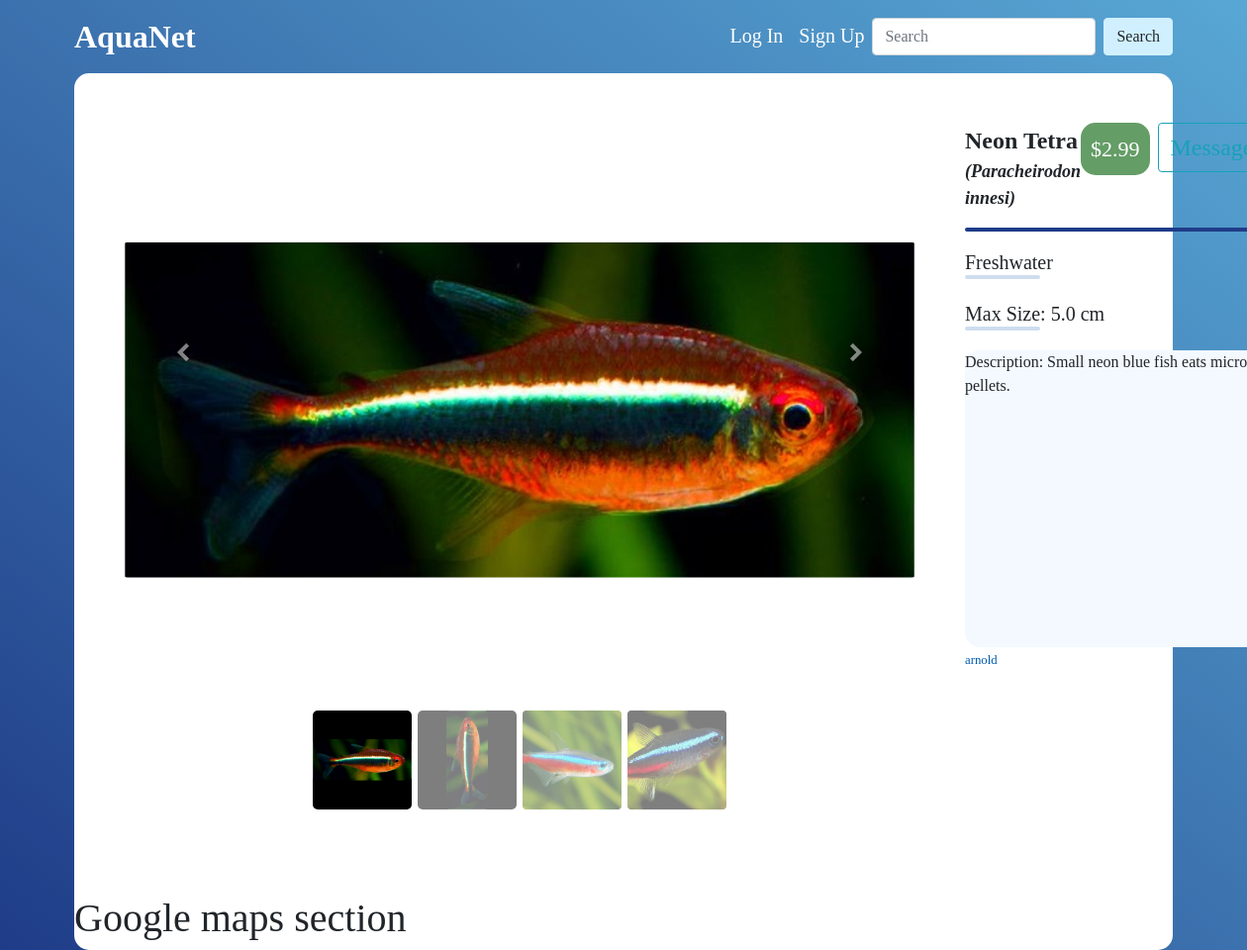
/species/4/, run on the app's committed database.
### speciesprofile/models.py (models this page shows, shortened)
class ProfileImage(models.Model):
    profile = models.ForeignKey(Profile, on_delete=models.CASCADE)
    image = models.ImageField(upload_to='species-images', blank=True)
    order = models.IntegerField(default=-1)
    aspect_ratio = models.FloatField(null=True, blank=True, default=None)

class Profile(models.Model):
    common_name = models.CharField(max_length=200, blank=True)
    species = models.CharField(max_length=200)
    max_size = models.FloatField()
    water_type = models.CharField(max_length=10, choices=WATER_TYPE)
    for_sale = models.BooleanField(default=True)
    price = models.FloatField(null=True, blank=True, default=None)
    description = models.TextField(blank=True)
    publish_date = models.DateTimeField(default=timezone.now)
    author = models.ForeignKey(User, on_delete=models.CASCADE)
    thumbnail = models.ImageField(upload_to='species-images', blank=True, default=None)
    thumbnail_aspect_ratio = models.FloatField(null=True, blank=True, default=None)
    def get_author_image_url(self):
        return get_user_image_url(self.author)

### speciesprofile/views.py (the view)
# urls.py: path('species/<int:pk>/', views.SpeciesDetailView.as_view(), name='detail'),
class SpeciesDetailView(DetailView):
    model = Profile
    template_name = 'speciesprofile/detail.html'
    def get_context_data(self, *, object_list=None, **kwargs):
        context = super(SpeciesDetailView, self).get_context_data(**kwargs)
        profile = self.get_object()
        author = profile.author
        thread_exists = False
        if self.request.user.is_authenticated:
            user = self.request.user
            if (does_thread_exist(user, author)):
                thread_exists = True
                thread = get_or_create_thread(user, author)
                context.update({'thread': thread})
        images = ProfileImage.objects.filter(profile=profile.pk).order_by('order')
        context.update({'images': images, 'thread_exists': thread_exists})
        return context

### aquanet/context_processors.py (called while the page is built, shortened)
def get_unread_threads(request):
    unread_threads = 0
    active_user = request.user
    return {'unread_threads': unread_threads}

### users/models.py (called while the page is built)
def get_user_image_url(user):
    if UserImage.objects.filter(user=user):
        img = UserImage.objects.get(user=user)
        return img.user_image.url
    else:
        return "/media/species-images/default.jpg"

### speciesprofile/templates/speciesprofile/detail.html (shortened to what this page needs)
{% extends 'speciesprofile/base.html'%}
{% load static%}
{% block head %}
<link rel="stylesheet" href="//code.jquery.com/ui/1.12.1/themes/base/jquery-ui.css">
{% endblock head %}
{% block content %}
<div class="card">
    <div class="d-flex flex-row">
        <div>
            <div class="carousel-container">
                <div id="carouselExampleIndicators" class="carousel slide" data-ride="carousel" data-interval="10000">
                    <ol id="sortable" class="carousel-indicators">
                        {% for image in images %}
                        {% if image.image %}
                        <li data-target="#carouselExampleIndicators" data-slide-to="{{forloop.counter0}}"
                            class="{% if forloop.counter0 == 0 %}active{% endif %}">
                            {% if image.aspect_ratio < 0.75 %}
                                <img class="rounded mx-auto d-block" src="{{ image.image.url }}" height="100">
                            {% elif image.aspect_ratio > 2.3 %}
                                <img class="rounded mx-auto d-block" src="{{ image.image.url }}" width="100">
                            {% else %}
                                <img class="rounded mx-auto d-block" src="{{ image.image.url }}" width="100" height="100">
                            {% endif %}
                        </li>
                        {% endif %}
                        {% endfor %}
                    </ol>
                    <div class="carousel-inner">
                        {% for image in images %}
                        {% if image.image %}
                        <div class="carousel-item inner-bg {% if forloop.counter0 == 0 %}active{% endif %}">
                            {% if image.aspect_ratio > 1.54 %}
                            <img class="rounded mx-auto d-block" src="{{ image.image.url }}" width="800">
                            {% elif image.aspect_ratio < 1.2 %}
                            <img class="rounded mx-auto d-block" src="{{ image.image.url }}" height="580">
                            {% else %}
                            <img class="rounded mx-auto d-block" src="{{ image.image.url }}" width="800" height="580">
                            {% endif %}
                        </div>
                        {% endif %}
                        {% endfor %}
                        <a class="carousel-control-prev" href="#carouselExampleIndicators" role="button"
                           data-slide="prev">
                            <span class="carousel-control-prev-icon" aria-hidden="true"></span>
                        </a>
                        <a class="carousel-control-next" href="#carouselExampleIndicators" role="button"
                           data-slide="next">
                            <span class="carousel-control-next-icon" aria-hidden="true"></span>
                        </a>
                    </div>
                </div>
            </div>
        </div>
        <div class="mt-50px w-100 mr-50px">
            <div class="d-flex justify-content-between">
                <div>
                   {% if profile.common_name %}
                    <div class="common-title">{{profile.common_name}}</div>
                    <div class="species-title">({{profile.species}})</div>
                    {% else %}
                    <div class="common-title font-italic">{{profile.species}}</div>
                    {% endif %}
                </div>
                <div class="d-flex">
                    <div class="price-box">
                        {% if profile.for_sale == True %}
                        <div>${{profile.price|floatformat:2}}</div>
                        {% endif %}
                    </div>
                    {% if user != profile.author %}
                    <div>
                        {% if user.is_authenticated %}
                            {% if thread_exists %}
                                <button id="jumpToThread" class="btn btn-outline-info ml-2 fs-24" type="button" data-thread-id="{{thread.id}}">Message</button>
                            {% else %}
                                <button id="messageBtn" class="btn btn-outline-info ml-2 fs-24" type="button">Message</button>
                            {% endif %}
                        {% else %}
                        <a type="button" class="btn btn-outline-info ml-2 fs-24" href="{% url 'users:login' %}?next={{request.path}}">Message</a>
                        {% endif %}
                    </div>
                    {% endif %}
                </div>
            </div>
            <hr class="detail-divider">
            <div class="attributes-text">{{profile.water_type}}water</div>
            <hr class="light-blue-divider w-25">
            <div class="attributes-text">Max Size: {{profile.max_size}} cm</div>
            <hr class="light-blue-divider w-25">
            {% if profile.description %}
                <div class="description-box">Description: {{profile.description}}</div>
            {% endif %}
            <div>
                <small class="text-muted"><a href="{% url 'users:profile' profile.author %}">{{profile.author}}</a></small>
            </div>
        </div>
    </div>
    <h1 class="mt-150px">Google maps section</h1>
</div>
{% endblock %}

### data on the page
ProfileImage: image (picture)
ProfileImage: image (picture)
ProfileImage: image (picture)
ProfileImage: image (picture)
Profile: common_name "Neon Tetra", species "Paracheirodon innesi", price "2.99", water_type "Fresh", max_size "5.0", description "Small neon blue fish eats micro pellets.", author "arnold"
